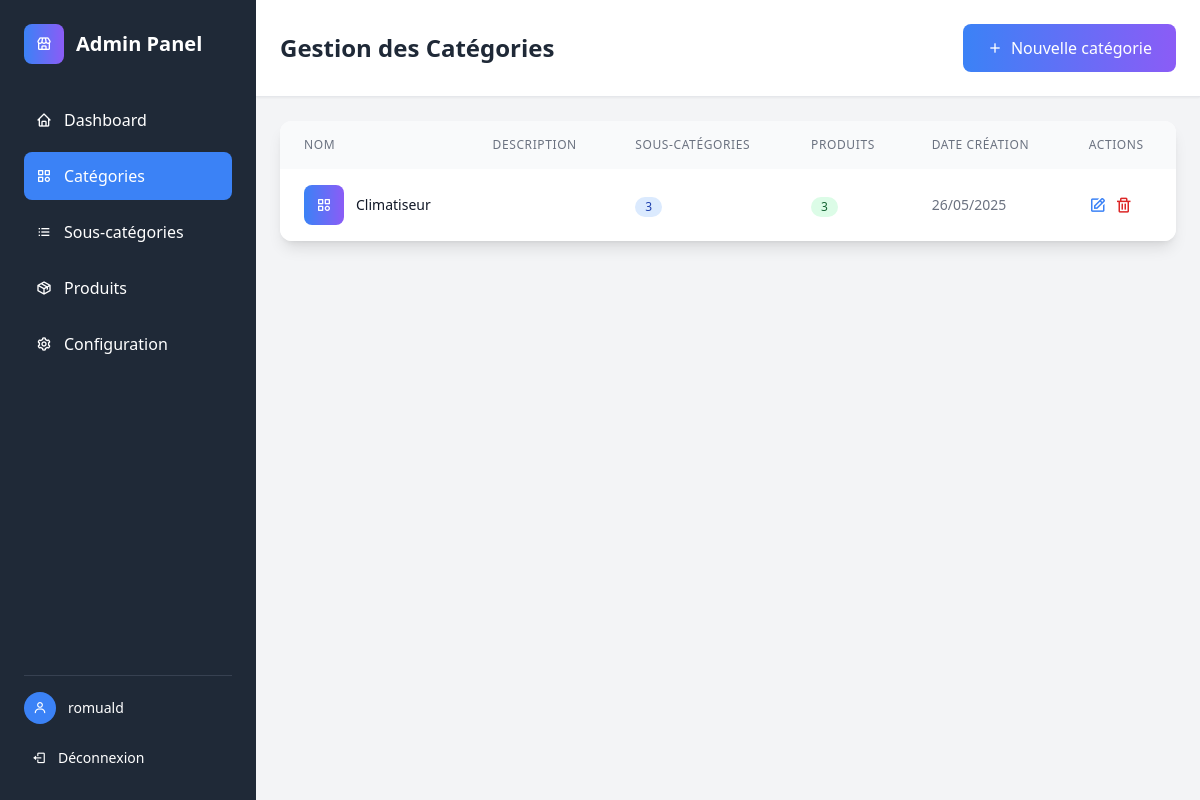
The page /admin-custom/categories/ (signed in) on the database its author committed.
### shop/models.py (models this page shows, shortened)
class Categorie(models.Model):
    nom = models.CharField(max_length=100)
    description = models.TextField(blank=True, null=True)
    image = models.ImageField(upload_to='categories/', blank=True, null=True,
                             help_text="Image représentative de la catégorie")
    date_creation = models.DateTimeField(auto_now_add=True)
    class Meta:
        verbose_name = "Catégorie"
        verbose_name_plural = "Catégories"
        ordering = ['nom']

### shop/admin_views.py (the view)
# urls.py: path('admin-custom/categories/', admin_views.admin_categories, name='admin_categories'),
@user_passes_test(is_admin)
def admin_categories(request):
    categories = Categorie.objects.annotate(
        nb_sous_categories=Count('sous_categories'),
        nb_produits=Count('sous_categories__produits')
    ).order_by('nom')
    paginator = Paginator(categories, 10)
    page = request.GET.get('page')
    categories = paginator.get_page(page)
    return render(request, 'admin/categories.html', {'categories': categories})

### shop/admin_views.py (called while the page is built)
def is_admin(user):
    return user.is_authenticated and user.is_staff

### shop/context_processors.py (called while the page is built)
def site_config(request):
    return {
        'site_config': ConfigurationSite.get_config()
    }

### shop/models.py (called while the page is built)
    @classmethod
    def get_config(cls):
        config, created = cls.objects.get_or_create(pk=1)
        return config

### shop/templates/admin/categories.html (shortened to what this page needs)
<!DOCTYPE html>
<html lang="fr">
<head>
    <script src="https://cdn.tailwindcss.com"></script>
    <link href='https://unpkg.com/boxicons@2.1.4/css/boxicons.min.css' rel='stylesheet'>
</head>
<body class="bg-gray-100">
    <div class="flex h-screen">
        <div class="bg-dark text-white w-64 flex-shrink-0">
            <div class="p-6">
                <div class="flex items-center space-x-3 mb-8">
                    <div class="w-10 h-10 bg-gradient-to-r from-primary to-secondary rounded-lg flex items-center justify-center">
                        <i class='bx bx-store text-white'></i>
                    </div>
                    <span class="text-xl font-bold">Admin Panel</span>
                </div>
                <nav class="space-y-2">
                    <a href="{% url 'admin_dashboard' %}" class="flex items-center space-x-3 p-3 rounded-lg hover:bg-gray-700 transition-colors">
                        <i class='bx bx-home'></i>
                        <span>Dashboard</span>
                    </a>
                    <a href="{% url 'admin_categories' %}" class="flex items-center space-x-3 p-3 rounded-lg bg-primary text-white">
                        <i class='bx bx-category'></i>
                        <span>Catégories</span>
                    </a>
                    <a href="{% url 'admin_sous_categories' %}" class="flex items-center space-x-3 p-3 rounded-lg hover:bg-gray-700 transition-colors">
                        <i class='bx bx-list-ul'></i>
                        <span>Sous-catégories</span>
                    </a>
                    <a href="{% url 'admin_produits' %}" class="flex items-center space-x-3 p-3 rounded-lg hover:bg-gray-700 transition-colors">
                        <i class='bx bx-package'></i>
                        <span>Produits</span>
                    </a>
                    <a href="{% url 'admin_site_config' %}" class="flex items-center space-x-3 p-3 rounded-lg hover:bg-gray-700 transition-colors">
                        <i class='bx bx-cog'></i>
                        <span>Configuration</span>
                    </a>
                </nav>
            </div>
            <div class="absolute bottom-0 w-64 p-6">
                <div class="border-t border-gray-700 pt-4">
                    <div class="flex items-center space-x-3 mb-4">
                        <div class="w-8 h-8 bg-primary rounded-full flex items-center justify-center">
                            <i class='bx bx-user text-white text-sm'></i>
                        </div>
                        <span class="text-sm">{{ user.username }}</span>
                    </div>
                    <a href="{% url 'admin_logout' %}" class="flex items-center space-x-3 p-2 rounded-lg hover:bg-gray-700 transition-colors text-sm">
                        <i class='bx bx-log-out'></i>
                        <span>Déconnexion</span>
                    </a>
                </div>
            </div>
        </div>
        <div class="flex-1 overflow-auto">
            <div class="bg-white shadow-sm border-b p-6">
                <div class="flex items-center justify-between">
                    <h1 class="text-2xl font-bold text-dark">Gestion des Catégories</h1>
                    <a href="{% url 'admin_categorie_create' %}" class="bg-gradient-to-r from-primary to-secondary text-white px-6 py-3 rounded-lg hover:shadow-lg transition-all duration-300 flex items-center">
                        <i class='bx bx-plus mr-2'></i>
                        Nouvelle catégorie
                    </a>
                </div>
            </div>
            <div class="p-6">
                <div class="bg-white rounded-xl shadow-lg overflow-hidden">
                    <div class="overflow-x-auto">
                        <table class="w-full">
                            <thead class="bg-gray-50">
                                <tr>
                                    <th class="px-6 py-4 text-left text-xs font-medium text-gray-500 uppercase tracking-wider">Nom</th>
                                    <th class="px-6 py-4 text-left text-xs font-medium text-gray-500 uppercase tracking-wider">Description</th>
                                    <th class="px-6 py-4 text-left text-xs font-medium text-gray-500 uppercase tracking-wider">Sous-catégories</th>
                                    <th class="px-6 py-4 text-left text-xs font-medium text-gray-500 uppercase tracking-wider">Produits</th>
                                    <th class="px-6 py-4 text-left text-xs font-medium text-gray-500 uppercase tracking-wider">Date création</th>
                                    <th class="px-6 py-4 text-left text-xs font-medium text-gray-500 uppercase tracking-wider">Actions</th>
                                </tr>
                            </thead>
                            <tbody class="bg-white divide-y divide-gray-200">
                                {% for categorie in categories %}
                                <tr class="hover:bg-gray-50">
                                    <td class="px-6 py-4 whitespace-nowrap">
                                        <div class="flex items-center">
                                            <div class="w-10 h-10 bg-gradient-to-r from-primary to-secondary rounded-lg flex items-center justify-center mr-3">
                                                <i class='bx bx-category text-white'></i>
                                            </div>
                                            <div class="text-sm font-medium text-gray-900">{{ categorie.nom }}</div>
                                        </div>
                                    </td>
                                    <td class="px-6 py-4">
                                    </td>
                                    <td class="px-6 py-4 whitespace-nowrap">
                                        <span class="inline-flex items-center px-2.5 py-0.5 rounded-full text-xs font-medium bg-blue-100 text-blue-800">
                                            {{ categorie.nb_sous_categories }}
                                        </span>
                                    </td>
                                    <td class="px-6 py-4 whitespace-nowrap">
                                        <span class="inline-flex items-center px-2.5 py-0.5 rounded-full text-xs font-medium bg-green-100 text-green-800">
                                            {{ categorie.nb_produits }}
                                        </span>
                                    </td>
                                    <td class="px-6 py-4 whitespace-nowrap text-sm text-gray-500">
                                        {{ categorie.date_creation|date:"d/m/Y" }}
                                    </td>
                                    <td class="px-6 py-4 whitespace-nowrap text-sm font-medium">
                                        <div class="flex space-x-2">
                                            <a href="{% url 'admin_categorie_edit' categorie.pk %}" class="text-primary hover:text-secondary">
                                                <i class='bx bx-edit text-lg'></i>
                                            </a>
                                            <a href="{% url 'admin_categorie_delete' categorie.pk %}" class="text-red-600 hover:text-red-900">
                                                <i class='bx bx-trash text-lg'></i>
                                            </a>
                                        </div>
                                    </td>
                                </tr>
                                {% endfor %}
                            </tbody>
                        </table>
                    </div>
                </div>
            </div>
        </div>
    </div>
</body>
</html>

### rows shown on the page
Categorie: nom "Climatiseur", nb_sous_categories "3", nb_produits "3", date_creation "26/05/2025"

### other values the page prints
{{ user.username }} "romuald"
